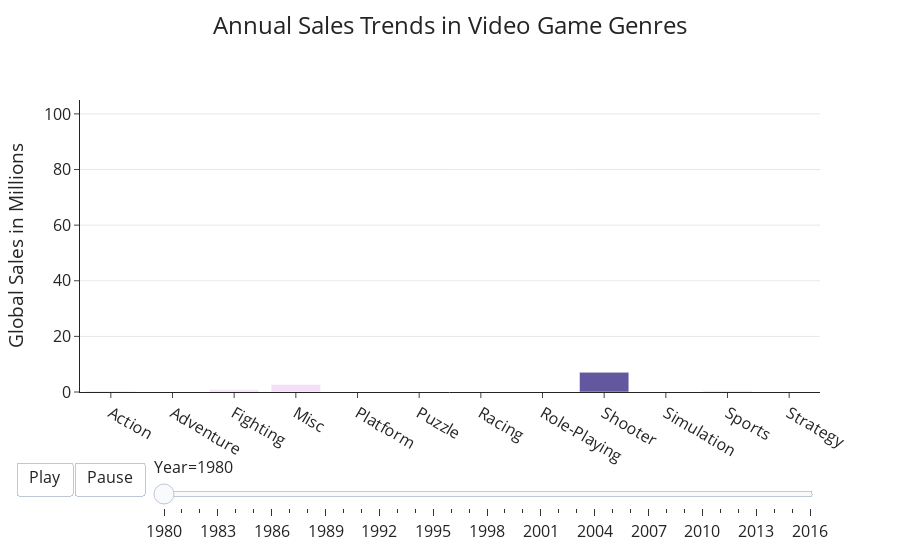

Source (notebook cell):
### Code cell
fig = px.bar(yearly_genre_sales, x="Genre", y="Global_Sales",color='top',animation_frame="Year",range_y=[0,105],template="simple_white",color_continuous_scale=px.colors.sequential.Purp,
            hover_data={"Genre":True,
                       "Global_Sales":True,
                       "Top Selling Game":True},
            custom_data=[yearly_genre_sales['Year'],yearly_genre_sales['Top Genre'], yearly_genre_sales['Top Selling Game'],yearly_genre_sales['Top Publisher'], yearly_genre_sales['Top Global Sales']],
            title='Annual Sales Trends in Video Game Genres')

fig.update_yaxes(showgrid=True, title_text='Global Sales in Millions')
fig.update_xaxes(title_text='')
fig.layout.updatemenus[0].buttons[0].args[1]["frame"]["duration"] = 1300
fig.layout.updatemenus[0].buttons[0].label='Play'
fig.layout.updatemenus[0].buttons[1].label='Pause'

fig.update_traces(hovertemplate="<b>%{x}</b><br><br>Total Global Sales in %{customdata[0]}: $%{y}M<br><br>Best Selling Game of The Year:<br> <b>%{customdata[2]}</b> <br> %{customdata[1]} - %{customdata[3]}, $%{customdata[4]}M")

fig.update_layout(coloraxis_showscale=False,
    legend_title_text='',
    font_family="Open Sans",
    font_size=16,
    title_font_family="Open Sans",
    title_font_size=24,
    title={
        'x': .5,
        'y': .97,
        'xanchor': 'center',
        'yanchor': 'top'}
)

for f in fig.frames:
    f.data[0].update(hovertemplate="<b>%{x}</b><br><br>Total Global Sales in %{customdata[0]}: $%{y}M<br><br>Best Selling Game of The Year:<br> <b>%{customdata[2]}</b> <br> %{customdata[1]} - %{customdata[3]}, $%{customdata[4]}M")

fig.show()

### Figure 1 — Plotly figure (JSON) as saved in the notebook; plotly's stock layout.template omitted (floating-point values rounded to 4 significant figures)
{"data": [{"alignmentgroup": "True", "customdata": [[1980, "Shooter", "Asteroids", "Atari", 4.31], [1980, "Shooter", "Asteroids", "Atari", 4.31], [1980, "Shooter", "Asteroids", "Atari", 4.31], [1980, "Shooter", "Asteroids", "Atari", 4.31], [1980, "Shooter", "Asteroids", "Atari", 4.31], [1980, "Shooter", "Asteroids", "Atari", 4.31], [1980, "Shooter", "Asteroids", "Atari", 4.31], [1980, "Shooter", "Asteroids", "Atari", 4.31], [1980, "Shooter", "Asteroids", "Atari", 4.31], [1980, "Shooter", "Asteroids", "Atari", 4.31], [1980, "Shooter", "Asteroids", "Atari", 4.31], [1980, "Shooter", "Asteroids", "Atari", 4.31]], "hovertemplate": "<b>%{x}</b><br><br>Total Global Sales in %{customdata[0]}: $%{y}M<br><br>Best Selling Game of The Year:<br> <b>%{customdata[2]}</b> <br> %{customdata[1]} - %{customdata[3]}, $%{customdata[4]}M", "legendgroup": "", "marker": {"color": [0, 0, 0, 0, 0, 0, 0, 0, 1, 0, 0, 0], "coloraxis": "coloraxis", "pattern": {"shape": ""}}, "name": "", "offsetgroup": "", "orientation": "v", "showlegend": false, "textposition": "auto", "type": "bar", "x": ["Action", "Adventure", "Fighting", "Misc", "Platform", "Puzzle", "Racing", "Role-Playing", "Shooter", "Simulation", "Sports", "Strategy"], "xaxis": "x", "y": [0.34, 0, 0.77, 2.71, 0, 0, 0, 0, 7.07, 0, 0.49, 0], "yaxis": "y"}], "layout": {"barmode": "relative", "coloraxis": {"colorbar": {"title": {"text": "top"}}, "colorscale": [[0, "rgb(243, 224, 247)"], [0.1667, "rgb(228, 199, 241)"], [0.3333, "rgb(209, 175, 232)"], [0.5, "rgb(185, 152, 221)"], [0.6667, "rgb(159, 130, 206)"], [0.8333, "rgb(130, 109, 186)"], [1, "rgb(99, 88, 159)"]], "showscale": false}, "font": {"family": "Open Sans", "size": 16}, "legend": {"title": {"text": ""}, "tracegroupgap": 0}, "sliders": [{"active": 0, "currentvalue": {"prefix": "Year="}, "len": 0.9, "pad": {"b": 10, "t": 60}, "steps": [{"args": [["1980"], {"frame": {"duration": 0, "redraw": true}, "fromcurrent": true, "mode": "immediate", "transition": {"duration": 0, "easing": "linear"}}], "label": "1980", "method": "animate"}, {"args": [["1981"], {"frame": {"duration": 0, "redraw": true}, "fromcurrent": true, "mode": "immediate", "transition": {"duration": 0, "easing": "linear"}}], "label": "1981", "method": "animate"}, {"args": [["1982"], {"frame": {"duration": 0, "redraw": true}, "fromcurrent": true, "mode": "immediate", "transition": {"duration": 0, "easing": "linear"}}], "label": "1982", "method": "animate"}, {"args": [["1983"], {"frame": {"duration": 0, "redraw": true}, "fromcurrent": true, "mode": "immediate", "transition": {"duration": 0, "easing": "linear"}}], "label": "1983", "method": "animate"}, {"args": [["1984"], {"frame": {"duration": 0, "redraw": true}, "fromcurrent": true, "mode": "immediate", "transition": {"duration": 0, "easing": "linear"}}], "label": "1984", "method": "animate"}, {"args": [["1985"], {"frame": {"duration": 0, "redraw": true}, "fromcurrent": true, "mode": "immediate", "transition": {"duration": 0, "easing": "linear"}}], "label": "1985", "method": "animate"}, {"args": [["1986"], {"frame": {"duration": 0, "redraw": true}, "fromcurrent": true, "mode": "immediate", "transition": {"duration": 0, "easing": "linear"}}], "label": "1986", "method": "animate"}, {"args": [["1987"], {"frame": {"duration": 0, "redraw": true}, "fromcurrent": true, "mode": "immediate", "transition": {"duration": 0, "easing": "linear"}}], "label": "1987", "method": "animate"}, {"args": [["1988"], {"frame": {"duration": 0, "redraw": true}, "fromcurrent": true, "mode": "immediate", "transition": {"duration": 0, "easing": "linear"}}], "label": "1988", "method": "animate"}, {"args": [["1989"], {"frame": {"duration": 0, "redraw": true}, "fromcurrent": true, "mode": "immediate", "transition": {"duration": 0, "easing": "linear"}}], "label": "1989", "method": "animate"}, {"args": [["1990"], {"frame": {"duration": 0, "redraw": true}, "fromcurrent": true, "mode": "immediate", "transition": {"duration": 0, "easing": "linear"}}], "label": "1990", "method": "animate"}, {"args": [["1991"], {"frame": {"duration": 0, "redraw": true}, "fromcurrent": true, "mode": "immediate", "transition": {"duration": 0, "easing": "linear"}}], "label": "1991", "method": "animate"}, {"args": [["1992"], {"frame": {"duration": 0, "redraw": true}, "fromcurrent": true, "mode": "immediate", "transition": {"duration": 0, "easing": "linear"}}], "label": "1992", "method": "animate"}, {"args": [["1993"], {"frame": {"duration": 0, "redraw": true}, "fromcurrent": true, "mode": "immediate", "transition": {"duration": 0, "easing": "linear"}}], "label": "1993", "method": "animate"}, {"args": [["1994"], {"frame": {"duration": 0, "redraw": true}, "fromcurrent": true, "mode": "immediate", "transition": {"duration": 0, "easing": "linear"}}], "label": "1994", "method": "animate"}, {"args": [["1995"], {"frame": {"duration": 0, "redraw": true}, "fromcurrent": true, "mode": "immediate", "transition": {"duration": 0, "easing": "linear"}}], "label": "1995", "method": "animate"}, {"args": [["1996"], {"frame": {"duration": 0, "redraw": true}, "fromcurrent": true, "mode": "immediate", "transition": {"duration": 0, "easing": "linear"}}], "label": "1996", "method": "animate"}, {"args": [["1997"], {"frame": {"duration": 0, "redraw": true}, "fromcurrent": true, "mode": "immediate", "transition": {"duration": 0, "easing": "linear"}}], "label": "1997", "method": "animate"}, {"args": [["1998"], {"frame": {"duration": 0, "redraw": true}, "fromcurrent": true, "mode": "immediate", "transition": {"duration": 0, "easing": "linear"}}], "label": "1998", "method": "animate"}, {"args": [["1999"], {"frame": {"duration": 0, "redraw": true}, "fromcurrent": true, "mode": "immediate", "transition": {"duration": 0, "easing": "linear"}}], "label": "1999", "method": "animate"}, {"args": [["2000"], {"frame": {"duration": 0, "redraw": true}, "fromcurrent": true, "mode": "immediate", "transition": {"duration": 0, "easing": "linear"}}], "label": "2000", "method": "animate"}, {"args": [["2001"], {"frame": {"duration": 0, "redraw": true}, "fromcurrent": true, "mode": "immediate", "transition": {"duration": 0, "easing": "linear"}}], "label": "2001", "method": "animate"}, {"args": [["2002"], {"frame": {"duration": 0, "redraw": true}, "fromcurrent": true, "mode": "immediate", "transition": {"duration": 0, "easing": "linear"}}], "label": "2002", "method": "animate"}, {"args": [["2003"], {"frame": {"duration": 0, "redraw": true}, "fromcurrent": true, "mode": "immediate", "transition": {"duration": 0, "easing": "linear"}}], "label": "2003", "method": "animate"}, {"args": [["2004"], {"frame": {"duration": 0, "redraw": true}, "fromcurrent": true, "mode": "immediate", "transition": {"duration": 0, "easing": "linear"}}], "label": "2004", "method": "animate"}, {"args": [["2005"], {"frame": {"duration": 0, "redraw": true}, "fromcurrent": true, "mode": "immediate", "transition": {"duration": 0, "easing": "linear"}}], "label": "2005", "method": "animate"}, {"args": [["2006"], {"frame": {"duration": 0, "redraw": true}, "fromcurrent": true, "mode": "immediate", "transition": {"duration": 0, "easing": "linear"}}], "label": "2006", "method": "animate"}, {"args": [["2007"], {"frame": {"duration": 0, "redraw": true}, "fromcurrent": true, "mode": "immediate", "transition": {"duration": 0, "easing": "linear"}}], "label": "2007", "method": "animate"}, {"args": [["2008"], {"frame": {"duration": 0, "redraw": true}, "fromcurrent": true, "mode": "immediate", "transition": {"duration": 0, "easing": "linear"}}], "label": "2008", "method": "animate"}, {"args": [["2009"], {"frame": {"duration": 0, "redraw": true}, "fromcurrent": true, "mode": "immediate", "transition": {"duration": 0, "easing": "linear"}}], "label": "2009", "method": "animate"}, {"args": [["2010"], {"frame": {"duration": 0, "redraw": true}, "fromcurrent": true, "mode": "immediate", "transition": {"duration": 0, "easing": "linear"}}], "label": "2010", "method": "animate"}, {"args": [["2011"], {"frame": {"duration": 0, "redraw": true}, "fromcurrent": true, "mode": "immediate", "transition": {"duration": 0, "easing": "linear"}}], "label": "2011", "method": "animate"}, {"args": [["2012"], {"frame": {"duration": 0, "redraw": true}, "fromcurrent": true, "mode": "immediate", "transition": {"duration": 0, "easing": "linear"}}], "label": "2012", "method": "animate"}, {"args": [["2013"], {"frame": {"duration": 0, "redraw": true}, "fromcurrent": true, "mode": "immediate", "transition": {"duration": 0, "easing": "linear"}}], "label": "2013", "method": "animate"}, {"args": [["2014"], {"frame": {"duration": 0, "redraw": true}, "fromcurrent": true, "mode": "immediate", "transition": {"duration": 0, "easing": "linear"}}], "label": "2014", "method": "animate"}, {"args": [["2015"], {"frame": {"duration": 0, "redraw": true}, "fromcurrent": true, "mode": "immediate", "transition": {"duration": 0, "easing": "linear"}}], "label": "2015", "method": "animate"}, {"args": [["2016"], {"frame": {"duration": 0, "redraw": true}, "fromcurrent": true, "mode": "immediate", "transition": {"duration": 0, "easing": "linear"}}], "label": "2016", "method": "animate"}], "x": 0.1, "xanchor": "left", "y": 0, "yanchor": "top"}], "title": {"font": {"family": "Open Sans", "size": 24}, "text": "Annual Sales Trends in Video Game Genres", "x": 0.5, "xanchor": "center", "y": 0.97, "yanchor": "top"}, "updatemenus": [{"buttons": [{"args": [null, {"frame": {"duration": 1300, "redraw": true}, "fromcurrent": true, "mode": "immediate", "transition": {"duration": 500, "easing": "linear"}}], "label": "Play", "method": "animate"}, {"args": [[null], {"frame": {"duration": 0, "redraw": true}, "fromcurrent": true, "mode": "immediate", "transition": {"duration": 0, "easing": "linear"}}], "label": "Pause", "method": "animate"}], "direction": "left", "pad": {"r": 10, "t": 70}, "showactive": false, "type": "buttons", "x": 0.1, "xanchor": "right", "y": 0, "yanchor": "top"}], "xaxis": {"anchor": "y", "domain": [0, 1], "title": {"text": ""}}, "yaxis": {"anchor": "x", "domain": [0, 1], "range": [0, 105], "showgrid": true, "title": {"text": "Global Sales in Millions"}}}}
